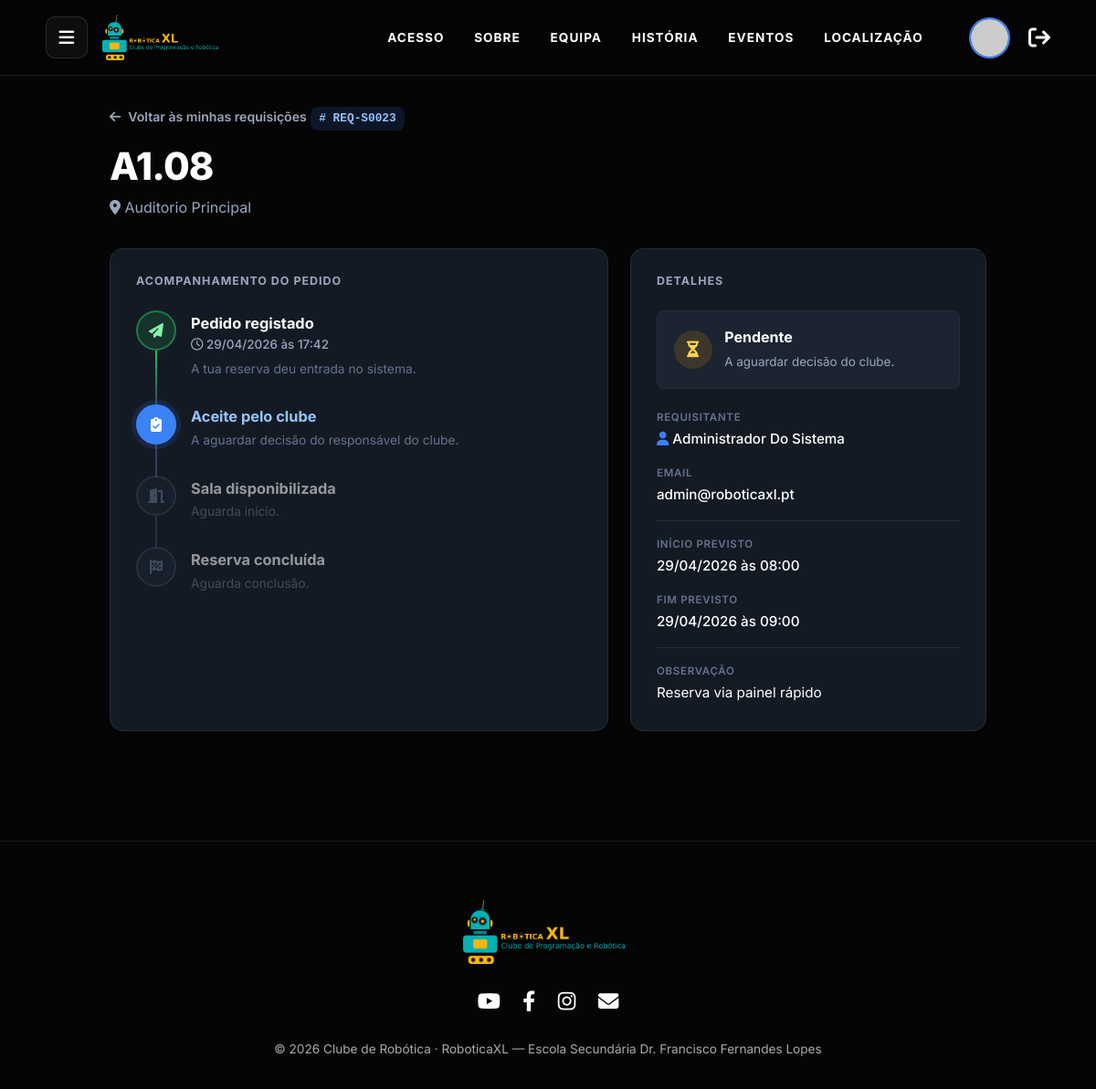
The page /public/requisicaoSala/detalhe/23 (signed in) on the database its author committed.
### tables this page shows
CREATE TABLE IF NOT EXISTS `requisicao_sala` (
  `id` INT NOT NULL AUTO_INCREMENT,
  `id_sala` INT NOT NULL,
  `id_utilizador` INT NOT NULL,
  `data` DATETIME NOT NULL DEFAULT CURRENT_TIMESTAMP,
  `estado_sala` ENUM('PENDENTE', 'ACEITE', 'REJEITADO', 'EM_USO', 'CONCLUIDO') NULL DEFAULT 'PENDENTE',
  `data_inicio` DATETIME NOT NULL,
  `data_fim` DATETIME NOT NULL,
  `estado_devolucao` ENUM('NORMAL', 'DESARRUMADA_SUJA', 'DANIFICADA') NOT NULL DEFAULT 'NORMAL',
  `estado_entrega` TINYINT(1) NOT NULL DEFAULT 0,
  `observacao` TEXT NULL DEFAULT NULL,
  PRIMARY KEY (`id`),
  INDEX `fk_reqsala_utilizador_idx` (`id_utilizador` ASC),
  INDEX `fk_reqsala_sala_idx` (`id_sala` ASC),
  CONSTRAINT `fk_reqsala_utilizador`
    FOREIGN KEY (`id_utilizador`)
    REFERENCES `utilizador` (`id`)
    ON DELETE NO ACTION
    ON UPDATE NO ACTION,
  CONSTRAINT `fk_reqsala_sala`
    FOREIGN KEY (`id_sala`)
    REFERENCES `sala` (`id`)
    ON DELETE NO ACTION
    ON UPDATE NO ACTION);

CREATE TABLE IF NOT EXISTS `sala` (
  `id` INT NOT NULL AUTO_INCREMENT,
  `numero` VARCHAR(15) NOT NULL,
  `andar` INT NOT NULL,
  `bloco` VARCHAR(10) NOT NULL,
  `capacidade` INT NOT NULL,
  `descricao` TEXT NULL DEFAULT NULL,
  `estado` ENUM('DISPONIVEL', 'MANUTENCAO', 'DANIFICADA', 'OCUPADA') NOT NULL DEFAULT 'DISPONIVEL',
  PRIMARY KEY (`id`));

CREATE TABLE IF NOT EXISTS `utilizador` (
  `id` INT NOT NULL AUTO_INCREMENT,
  `tipo` ENUM('ALUNO', 'PROFESSOR', 'ADMIN', 'RESPONSAVEL') NOT NULL,
  `nome` VARCHAR(100) NOT NULL,
  `email` VARCHAR(255) NOT NULL,
  `password_hash` VARCHAR(255) NOT NULL,
  `data_nascimento` DATE NOT NULL,
  `telefone` VARCHAR(20) NOT NULL,
  `linkedin` VARCHAR(255) NULL DEFAULT NULL,
  `turma` VARCHAR(10) NULL DEFAULT NULL,
  `foto` MEDIUMBLOB NULL DEFAULT NULL,
  `email_verificado` TINYINT(1) NOT NULL DEFAULT 0,
  `email_verificacao_token` VARCHAR(128) NULL DEFAULT NULL,
  `reset_token` VARCHAR(128) NULL DEFAULT NULL,
  `reset_expira` DATETIME NULL DEFAULT NULL,
  PRIMARY KEY (`id`),
  UNIQUE INDEX `email_UNIQUE` (`email` ASC));

### app/core/Controller.php (called while the page is built, shortened)
<?php
class Controller
{
    protected function getFlash(): ?array
    {
        if (empty($_SESSION['flash'])) {
            return null;
        }
        $flash = $_SESSION['flash'];
        return $flash;
    }
    protected function view(string $view, array $data = [])
    {
        $data['flash'] = $this->getFlash();
        extract($data);
        $viewFile = __DIR__ . '/../views/' . $view . '.php';
        require __DIR__ . '/../views/layouts/header.php';
        require $viewFile;
        require __DIR__ . '/../views/layouts/footer.php';
    }
}

### app/controllers/RequisicaoSalaController.php (called while the page is built, shortened)
<?php
require_once __DIR__ . '/../core/Controller.php';
require_once __DIR__ . '/../core/Auth.php';
require_once __DIR__ . '/../models/RequisicaoSala.php';
class RequisicaoSalaController extends Controller
{
    public function detalhe($id = 0)
    {
        $id = (int) $id;
        $reqModel = new RequisicaoSala();
        $req = $reqModel->find($id);
        $this->view('requisicoes_sala/detalhe', ['req' => $req, 'pageTitle' => 'Acompanhar reserva']);
    }
}

### app/core/Router.php (called while the page is built, shortened)
<?php
class Router
{
    public function run()
    {
        $url = $_GET['url'] ?? 'home/index';
        $url = trim($url, '/');
        $parts = explode('/', $url);
        $method = $parts[1] ?? 'index';
        $params = array_slice($parts, 2);
        $controller = new $controllerName();
        call_user_func_array([$controller, $method], $params);
    }
}

### public/index.php (called while the page is built, shortened)
<?php
require_once __DIR__ . '/../app/core/Router.php';
$router = new Router();
$router->run();

### app/config/database.php (called while the page is built, shortened)
<?php
class Database
{
    private static ?PDO $instance = null;
    public static function getInstance(): PDO
    {
        if (self::$instance === null) {
            $dsn = 'mysql:host=' . DB_HOST . ';port=' . DB_PORT . ';dbname=' . DB_NAME . ';charset=utf8mb4';
            $opcoes = [PDO::ATTR_ERRMODE => PDO::ERRMODE_EXCEPTION];
            try {
                self::$instance = new PDO($dsn, DB_USER, DB_PASS, $opcoes);
            } catch (PDOException $e) {
                die('Erro de ligação à BD: ' . $e->getMessage());
            }
        }
        return self::$instance;
    }
}

### app/core/Model.php (called while the page is built, shortened)
<?php
require_once __DIR__ . '/../config/database.php';
class Model
{
    public function __construct()
    {
        $this->db = Database::getInstance();
    }
}

### app/models/RequisicaoSala.php (called while the page is built, shortened)
<?php
require_once __DIR__ . '/../core/Model.php';
class RequisicaoSala extends Model
{
    public function find(int $id)
    {
        $sql = "SELECT rs.*,
                u.nome as utilizador_nome, u.email as utilizador_email,
                s.numero as sala_numero, s.andar, s.bloco, s.descricao as sala_descricao
                FROM requisicao_sala rs
                JOIN utilizador u ON rs.id_utilizador = u.id
                JOIN sala s ON rs.id_sala = s.id
                WHERE rs.id = ?";
        $stmt = $this->db->prepare($sql);
        $stmt->execute([$id]);
        return $stmt->fetch(PDO::FETCH_ASSOC);
    }
}

### app/core/Auth.php (called while the page is built, shortened)
<?php
class Auth
{
    public static function check()
    {
        return isset($_SESSION['user']);
    }
    public static function isAdmin()
    {
        return self::check() && $_SESSION['user']['tipo'] === 'ADMIN';
    }
}

### app/views/requisicoes_sala/detalhe.php (the view)
<?php
$isStaff = Auth::isAdmin() || Auth::isResponsavel() || Auth::isProf();
$estado = $req['estado_sala'] ?? 'PENDENTE';
$devol  = $req['estado_devolucao'] ?? null;
$fmt = function ($d) {
    if (empty($d) || $d === '0000-00-00 00:00:00') return null;
    $t = strtotime($d);
    return $t ? date('d/m/Y \à\s H:i', $t) : null;
};
$ordem = ['PENDENTE' => 0, 'ACEITE' => 1, 'EM_USO' => 2, 'CONCLUIDO' => 3];
$pos = $ordem[$estado] ?? 0;
$rejeitado = ($estado === 'REJEITADO');
$devolLabel = ['NORMAL' => 'Sala devolvida em ordem', 'OK' => 'Sala devolvida em ordem', 'DANIFICADA' => 'Sala devolvida com danos', 'DESARRUMADA_SUJA' => 'Sala devolvida suja/desarrumada'];
$salaNome = ($req['bloco'] ?? '') . ($req['andar'] ?? '') . '.' . ($req['sala_numero'] ?? '');
$steps = [];
$steps[] = ['fa-paper-plane', 'Pedido registado', $fmt($req['data'] ?? null), 'A tua reserva deu entrada no sistema.', 'done'];
if ($rejeitado) {
    $steps[] = ['fa-xmark', 'Pedido recusado', null, 'O clube não aprovou esta reserva.', 'rejected'];
} else {
    $steps[] = ['fa-clipboard-check', 'Aceite pelo clube', null,
        $pos >= 1 ? 'Reserva aprovada e confirmada.' : 'A aguardar decisão do responsável do clube.',
        $pos >= 1 ? 'done' : 'current'];
    $steps[] = ['fa-door-open', 'Sala disponibilizada', $pos >= 2 ? $fmt($req['data_inicio'] ?? null) : null,
        $pos >= 2 ? 'Check-in efetuado — sala em utilização.' : ($pos === 1 ? 'Início previsto para ' . ($fmt($req['data_inicio'] ?? null) ?? 'data a definir') . '.' : 'Aguarda início.'),
        $pos >= 2 ? 'done' : ($pos === 1 ? 'current' : 'todo')];
    $steps[] = ['fa-flag-checkered', 'Reserva concluída', $pos >= 3 ? $fmt($req['data_fim'] ?? null) : null,
        $pos >= 3 ? ($devolLabel[$devol] ?? 'Check-out efetuado.') : ($pos === 2 ? 'Em utilização. Fim previsto para ' . ($fmt($req['data_fim'] ?? null) ?? 'data a definir') . '.' : 'Aguarda conclusão.'),
        $pos >= 3 ? 'done' : ($pos === 2 ? 'current' : 'todo')];
}
$banner = [
    'PENDENTE'  => ['wait', 'fa-hourglass-half', 'Pendente', 'A aguardar decisão do clube.'],
    'ACEITE'    => ['live', 'fa-clipboard-check', 'Aceite', 'Reserva confirmada.'],
    'EM_USO'    => ['live', 'fa-door-open', 'Em utilização', 'Sala em utilização (check-in efetuado).'],
    'CONCLUIDO' => ['ok', 'fa-circle-check', 'Concluído', $devolLabel[$devol] ?? 'Reserva terminada.'],
    'REJEITADO' => ['bad', 'fa-circle-xmark', 'Recusado', 'O pedido não foi aprovado.'],
];
$b = $banner[$estado] ?? $banner['PENDENTE'];
?>
<div class="track-wrap fade-in">
    <a class="track-back" href="<?php echo BASE_URL; ?>requisicaoSala/index"><i class="fas fa-arrow-left"></i> Voltar às minhas requisições</a>
    <span class="track-ref"># REQ-S<?php echo str_pad((string)($req['id'] ?? 0), 4, '0', STR_PAD_LEFT); ?></span>
    <h1 class="page-title"><?php echo htmlspecialchars($salaNome); ?></h1>
    <p class="page-sub"><i class="fas fa-location-dot"></i> <?php echo htmlspecialchars(($req['sala_descricao'] ?? '') ?: ('Andar ' . ($req['andar'] ?? '—'))); ?></p>
    <div class="track-grid">
        <div class="track-panel">
            <h3>Acompanhamento do pedido</h3>
            <div class="track">
                <?php foreach ($steps as $s): ?>
                    <div class="track-step <?php echo $s[4]; ?>">
                        <div class="track-ic"><i class="fas <?php echo $s[0]; ?>"></i></div>
                        <div class="track-b">
                            <h4><?php echo htmlspecialchars($s[1]); ?></h4>
                            <?php if (!empty($s[2])): ?><div class="track-t"><i class="far fa-clock"></i> <?php echo htmlspecialchars($s[2]); ?></div><?php endif; ?>
                            <?php if (!empty($s[3])): ?><div class="track-d"><?php echo htmlspecialchars($s[3]); ?></div><?php endif; ?>
                        </div>
                    </div>
                <?php endforeach; ?>
            </div>
        </div>
        <div class="track-panel">
            <h3>Detalhes</h3>
            <div class="tsb <?php echo $b[0]; ?>">
                <div class="tsb-ic"><i class="fas <?php echo $b[1]; ?>"></i></div>
                <div><strong><?php echo htmlspecialchars($b[2]); ?></strong><span><?php echo htmlspecialchars($b[3]); ?></span></div>
            </div>
            <div class="info-list">
                <div class="info-row"><span class="lbl">Requisitante</span><span class="val"><i class="fas fa-user" style="color:var(--blue)"></i> <?php echo htmlspecialchars($req['utilizador_nome'] ?? '—'); ?></span></div>
                <?php if ($isStaff && !empty($req['utilizador_email'])): ?>
                    <div class="info-row"><span class="lbl">Email</span><span class="val"><?php echo htmlspecialchars($req['utilizador_email']); ?></span></div>
                <?php endif; ?>
                <div class="info-div"></div>
                <div class="info-row"><span class="lbl">Início <?php echo $pos >= 2 ? 'efetivo' : 'previsto'; ?></span><span class="val"><?php echo htmlspecialchars($fmt($req['data_inicio'] ?? null) ?? 'A definir'); ?></span></div>
                <div class="info-row"><span class="lbl">Fim <?php echo $pos >= 3 ? 'efetivo' : 'previsto'; ?></span><span class="val"><?php echo htmlspecialchars($fmt($req['data_fim'] ?? null) ?? 'A definir'); ?></span></div>
                <?php if (!empty($req['observacao'])): ?>
                    <div class="info-div"></div>
                    <div class="info-row"><span class="lbl">Observação</span><span class="val" style="font-weight:400;"><?php echo nl2br(htmlspecialchars($req['observacao'])); ?></span></div>
                <?php endif; ?>
            </div>
        </div>
    </div>
</div>

### public/css/style.css (style rules this page uses)
:root { --bg: #0a0e16; --surface: #141a24; --surface-2: #1b2430; --border: #232e3d; --border-strong: #33415a; --text: #eef2f8; --text-muted: #9aa7bd; --text-dim: #64748b; --blue: #3b82f6; --blue-dark: #2563eb; --blue-soft: rgba(59,130,246,0.14); --blue-soft-2: rgba(59,130,246,0.30); --green: #22c55e; --green-soft: rgba(34,197,94,0.15); --red: #ef4444; --red-soft: rgba(239,68,68,0.15); --amber: #f59e0b; --amber-soft: rgba(245,158,11,0.15); --shadow-sm: 0 1px 2px rgba(0,0,0,0.4); --shadow: 0 8px 24px rgba(0,0,0,0.45); --shadow-lg: 0 20px 50px rgba(0,0,0,0.55); --r-sm: 8px; --r: 14px; --r-lg: 20px; --r-pill: 999px; --font: 'Inter', system-ui, -apple-system, "Segoe UI", sans-serif; --t: 0.2s ease; }
* { box-sizing: border-box; }
html { scroll-behavior: smooth; }
body { margin: 0; font-family: var(--font); background-color: var(--bg); color: var(--text); line-height: 1.6; -webkit-font-smoothing: antialiased; }
a { color: inherit; text-decoration: none; }
.page-title { font-size: clamp(1.9rem, 4vw, 2.6rem); font-weight: 800; letter-spacing: -0.02em; margin: 0; color: #fff; }
.page-sub { color: var(--text-muted); margin: 0.4rem 0 0; }
.track-wrap { max-width: 1000px; margin: 0 auto; padding: 2rem 20px 4rem; }
.track-back { display: inline-flex; align-items: center; gap: 0.5rem; color: var(--text-muted); font-weight: 600; font-size: 0.88rem; margin-bottom: 1.2rem; transition: var(--t); }
.track-ref { display: inline-block; font-family: monospace; background: var(--blue-soft); color: #93c5fd; padding: 3px 9px; border-radius: var(--r-sm); font-size: 0.8rem; font-weight: 600; margin-bottom: 0.6rem; }
.track-grid { display: grid; grid-template-columns: 1.4fr 1fr; gap: 1.5rem; margin-top: 2rem; }
.track-panel { background: var(--surface); border: 1px solid var(--border); border-radius: var(--r); box-shadow: var(--shadow-sm); padding: 1.75rem; }
.track-panel h3 { margin: 0 0 1.5rem; font-size: 0.78rem; text-transform: uppercase; letter-spacing: 0.08em; color: var(--text-muted); font-weight: 700; }
.track { position: relative; }
.track-step { display: grid; grid-template-columns: 44px 1fr; gap: 1rem; position: relative; padding-bottom: 1.75rem; }
.track-step:last-child { padding-bottom: 0; }
.track-step::before { content: ''; position: absolute; left: 21px; top: 44px; bottom: -2px; width: 2px; background: var(--border-strong); }
.track-step:last-child::before { display: none; }
.track-ic { width: 44px; height: 44px; border-radius: 50%; display: flex; align-items: center; justify-content: center; background: var(--surface-2); color: var(--text-dim); border: 2px solid var(--border-strong); z-index: 1; }
.track-step.done .track-ic { background: var(--green-soft); color: #86efac; border-color: rgba(34,197,94,0.5); }
.track-step.done::before { background: linear-gradient(var(--green), var(--border-strong)); }
.track-step.current .track-ic { background: var(--blue); color: #fff; border-color: var(--blue); box-shadow: 0 0 0 5px var(--blue-soft); }
.track-step.todo { opacity: 0.55; }
.track-b h4 { margin: 0.3rem 0 0.15rem; font-size: 1.02rem; font-weight: 700; }
.track-step.current .track-b h4 { color: #93c5fd; }
.track-t { font-size: 0.84rem; color: var(--text-muted); font-weight: 500; }
.track-d { font-size: 0.86rem; color: var(--text-dim); margin-top: 0.25rem; }
.tsb { display: flex; align-items: center; gap: 0.85rem; padding: 1rem 1.1rem; border-radius: var(--r-sm); border: 1px solid var(--border); background: var(--surface-2); margin-bottom: 1.4rem; }
.tsb-ic { width: 42px; height: 42px; border-radius: 50%; display: flex; align-items: center; justify-content: center; font-size: 1.1rem; }
.tsb strong { display: block; font-size: 1rem; }
.tsb span { font-size: 0.84rem; color: var(--text-muted); }
.tsb.wait .tsb-ic { background: var(--amber-soft); color: #fcd34d; }
.info-list { display: flex; flex-direction: column; gap: 1rem; }
.info-row { display: flex; flex-direction: column; gap: 0.15rem; }
.info-row .lbl { font-size: 0.72rem; text-transform: uppercase; letter-spacing: 0.06em; color: var(--text-dim); font-weight: 600; }
.info-row .val { font-size: 0.95rem; font-weight: 500; }
.info-div { height: 1px; background: var(--border); }
.fade-in { animation: fadeIn 0.5s ease both; }

### app/views/layouts/header.php (style rules this page uses)
body { font-family: 'Inter', system-ui, -apple-system, sans-serif; background-color: #050505; color: #fff; margin: 0; overflow-x: hidden; }
a { text-decoration: none; }

### rows shown on the page
requisicao_sala: id "0023", id_sala.numero "A1.08", id_sala.descricao "Auditorio Principal", estado_devolucao+estado_sala "Pendente", estado_devolucao+estado_sala "A aguardar decisão do clube.", id_utilizador.nome "Administrador Do Sistema", id_utilizador.email "admin@roboticaxl.pt", data_inicio "29/04/2026 às 08:00", data_fim "29/04/2026 às 09:00", observacao "Reserva via painel rápido"

### other values the page prints
$s[1] "Pedido registado"
$s[2] "29/04/2026 às 17:42"
$s[3] "A tua reserva deu entrada no sistema."
$s[1] "Aceite pelo clube"
$s[3] "A aguardar decisão do responsável do clube."
$s[1] "Sala disponibilizada"
$s[3] "Aguarda início."
$s[1] "Reserva concluída"
$s[3] "Aguarda conclusão."
